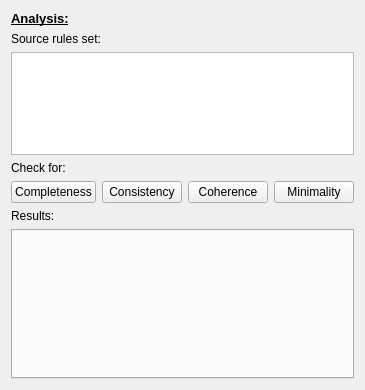
<?xml version="1.0" encoding="UTF-8"?>
<ui version="4.0">
 <class>AnalysisUi</class>
 <widget class="QWidget" name="AnalysisUi">
  <property name="geometry">
   <rect>
    <x>0</x>
    <y>0</y>
    <width>346</width>
    <height>390</height>
   </rect>
  </property>
  <property name="windowTitle">
   <string>Form</string>
  </property>
  <layout class="QGridLayout" name="gridLayout">
   <item row="0" column="0">
    <layout class="QVBoxLayout" name="verticalLayout">
     <item>
      <widget class="QLabel" name="label_3">
       <property name="font">
        <font>
         <pointsize>10</pointsize>
         <weight>75</weight>
         <italic>false</italic>
         <bold>true</bold>
         <underline>true</underline>
        </font>
       </property>
       <property name="text">
        <string>Analysis:</string>
       </property>
      </widget>
     </item>
     <item>
      <widget class="QLabel" name="label_4">
       <property name="text">
        <string>Source rules set:</string>
       </property>
      </widget>
     </item>
     <item>
      <widget class="QListWidget" name="m_rulesList">
       <property name="sizePolicy">
        <sizepolicy hsizetype="MinimumExpanding" vsizetype="Expanding">
         <horstretch>0</horstretch>
         <verstretch>0</verstretch>
        </sizepolicy>
       </property>
       <property name="font">
        <font>
         <pointsize>10</pointsize>
        </font>
       </property>
      </widget>
     </item>
     <item>
      <widget class="QLabel" name="label">
       <property name="text">
        <string>Check for:</string>
       </property>
      </widget>
     </item>
     <item>
      <layout class="QHBoxLayout" name="horizontalLayout">
       <item>
        <widget class="QPushButton" name="m_completButt">
         <property name="text">
          <string>Completeness</string>
         </property>
        </widget>
       </item>
       <item>
        <widget class="QPushButton" name="m_consistButt">
         <property name="text">
          <string>Consistency</string>
         </property>
        </widget>
       </item>
       <item>
        <widget class="QPushButton" name="m_coherenButt">
         <property name="text">
          <string>Coherence</string>
         </property>
        </widget>
       </item>
       <item>
        <widget class="QPushButton" name="m_minimalButt">
         <property name="text">
          <string>Minimality</string>
         </property>
        </widget>
       </item>
       <item>
        <spacer name="horizontalSpacer_2">
         <property name="orientation">
          <enum>Qt::Horizontal</enum>
         </property>
         <property name="sizeHint" stdset="0">
          <size>
           <width>40</width>
           <height>20</height>
          </size>
         </property>
        </spacer>
       </item>
      </layout>
     </item>
     <item>
      <widget class="QLabel" name="label_2">
       <property name="text">
        <string>Results:</string>
       </property>
      </widget>
     </item>
     <item>
      <widget class="QTabWidget" name="m_resultsTabber">
       <property name="minimumSize">
        <size>
         <width>0</width>
         <height>150</height>
        </size>
       </property>
       <property name="currentIndex">
        <number>-1</number>
       </property>
       <property name="documentMode">
        <bool>false</bool>
       </property>
       <property name="tabsClosable">
        <bool>true</bool>
       </property>
      </widget>
     </item>
    </layout>
   </item>
  </layout>
 </widget>
 <resources/>
 <connections/>
</ui>
